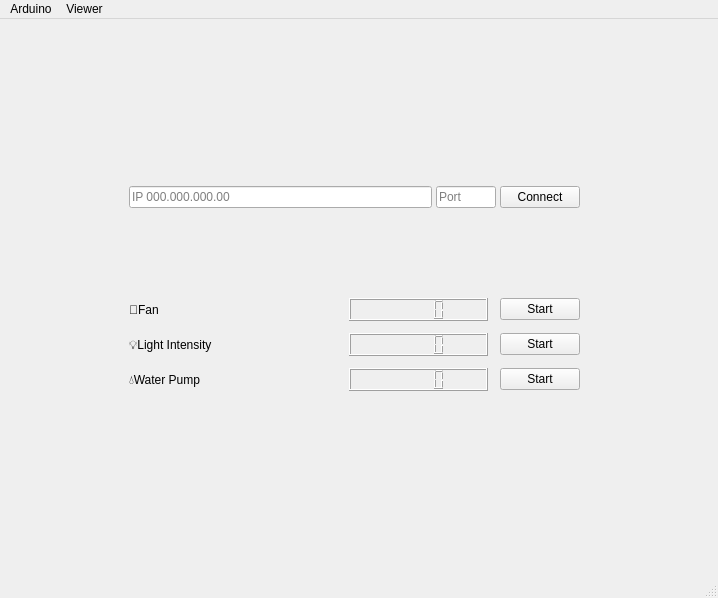
<?xml version="1.0" encoding="UTF-8"?>
<ui version="4.0">
 <class>MainWindow</class>
 <widget class="QMainWindow" name="MainWindow">
  <property name="geometry">
   <rect>
    <x>0</x>
    <y>0</y>
    <width>718</width>
    <height>598</height>
   </rect>
  </property>
  <property name="windowTitle">
   <string>🐝 Bee</string>
  </property>
  <widget class="QWidget" name="centralwidget">
   <layout class="QVBoxLayout" name="verticalLayout_2">
    <item>
     <widget class="QStackedWidget" name="stackedWidget">
      <property name="currentIndex">
       <number>0</number>
      </property>
      <widget class="QWidget" name="controlPage">
       <widget class="QWidget" name="verticalLayoutWidget">
        <property name="geometry">
         <rect>
          <x>120</x>
          <y>80</y>
          <width>451</width>
          <height>361</height>
         </rect>
        </property>
        <layout class="QVBoxLayout" name="verticalLayout" stretch="1,3">
         <property name="spacing">
          <number>12</number>
         </property>
         <item>
          <layout class="QHBoxLayout" name="horizontalLayout" stretch="5,1,1">
           <property name="spacing">
            <number>4</number>
           </property>
           <item>
            <widget class="QLineEdit" name="ipLineEdit">
             <property name="placeholderText">
              <string>IP 000.000.000.00</string>
             </property>
            </widget>
           </item>
           <item>
            <widget class="QLineEdit" name="portLineEdit">
             <property name="placeholderText">
              <string>Port</string>
             </property>
            </widget>
           </item>
           <item>
            <widget class="QPushButton" name="connectPushButton">
             <property name="text">
              <string>Connect</string>
             </property>
            </widget>
           </item>
          </layout>
         </item>
         <item>
          <layout class="QVBoxLayout" name="controlVerticalLayout">
           <item>
            <layout class="QHBoxLayout" name="controlRowHorizontalLayout_3" stretch="3,2,1">
             <item>
              <widget class="QLabel" name="label_3">
               <property name="text">
                <string>🍃Fan</string>
               </property>
              </widget>
             </item>
             <item>
              <widget class="QLCDNumber" name="lcdNumber_3"/>
             </item>
             <item>
              <widget class="QPushButton" name="fanPushButton">
               <property name="text">
                <string>Start</string>
               </property>
              </widget>
             </item>
            </layout>
           </item>
           <item>
            <layout class="QHBoxLayout" name="controlRowHorizontalLayout_2" stretch="3,2,1">
             <item>
              <widget class="QLabel" name="label_2">
               <property name="text">
                <string>💡Light Intensity</string>
               </property>
              </widget>
             </item>
             <item>
              <widget class="QLCDNumber" name="ledLcdNumber"/>
             </item>
             <item>
              <widget class="QPushButton" name="ledPushButton">
               <property name="text">
                <string>Start</string>
               </property>
              </widget>
             </item>
            </layout>
           </item>
           <item>
            <layout class="QHBoxLayout" name="controlRowHorizontalLayout" stretch="3,2,1">
             <item>
              <widget class="QLabel" name="label">
               <property name="text">
                <string>💧Water Pump</string>
               </property>
              </widget>
             </item>
             <item>
              <widget class="QLCDNumber" name="lcdNumber"/>
             </item>
             <item>
              <widget class="QPushButton" name="waterPumpPushButton">
               <property name="text">
                <string>Start</string>
               </property>
              </widget>
             </item>
            </layout>
           </item>
          </layout>
         </item>
        </layout>
       </widget>
      </widget>
      <widget class="QWidget" name="historyPage">
       <widget class="QLabel" name="label_4">
        <property name="geometry">
         <rect>
          <x>270</x>
          <y>240</y>
          <width>121</width>
          <height>16</height>
         </rect>
        </property>
        <property name="text">
         <string>Available soon!</string>
        </property>
       </widget>
      </widget>
     </widget>
    </item>
   </layout>
  </widget>
  <widget class="QMenuBar" name="menubar">
   <property name="geometry">
    <rect>
     <x>0</x>
     <y>0</y>
     <width>718</width>
     <height>24</height>
    </rect>
   </property>
   <widget class="QMenu" name="menuArduino">
    <property name="title">
     <string>Arduino</string>
    </property>
    <addaction name="actionControl"/>
   </widget>
   <widget class="QMenu" name="menuViewer">
    <property name="title">
     <string>Viewer</string>
    </property>
    <addaction name="actionHistory"/>
   </widget>
   <addaction name="menuArduino"/>
   <addaction name="menuViewer"/>
  </widget>
  <widget class="QStatusBar" name="statusbar"/>
  <action name="actionControl">
   <property name="checkable">
    <bool>false</bool>
   </property>
   <property name="text">
    <string>Control</string>
   </property>
   <property name="shortcutContext">
    <enum>Qt::ShortcutContext::WindowShortcut</enum>
   </property>
  </action>
  <action name="actionHistory">
   <property name="text">
    <string>History</string>
   </property>
  </action>
 </widget>
 <resources/>
 <connections/>
</ui>
